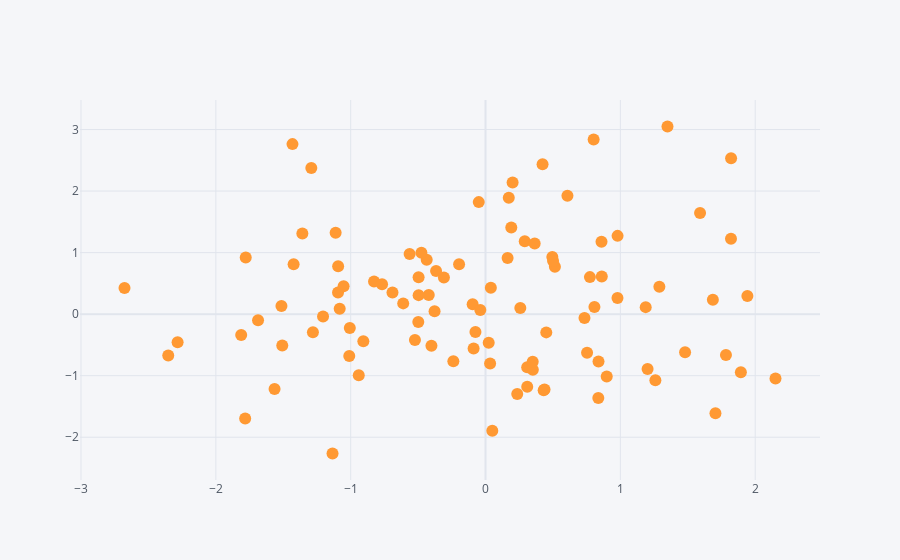

The cell this chart's notebook holds for it:
### Code cell
df.iplot(x = 'A', y = 'B', mode = 'markers')
